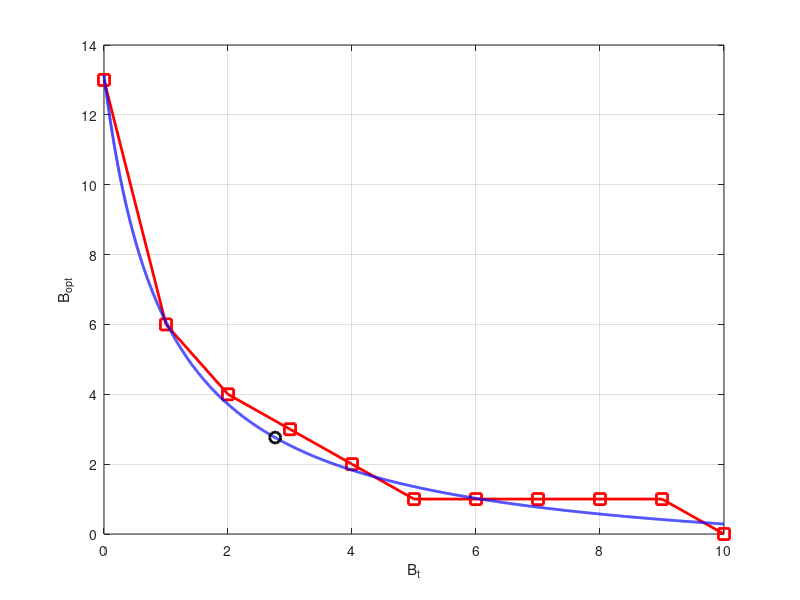

Source code (MATLAB):
clear
lambda = 1;
mu = 1;
rho = lambda / mu;
k = 10000;
c = 10;

% continuous B
B_t_c = 0 : .001 : 10;
B =  0 : .001 : 50;
B_opt_c = zeros(1 , length(B_t_c));
for i  =  1 : length(B_t_c)
    T_u = (1/lambda).*(B/2) + (k*lambda^2/c^2).*(1/(B_t_c(i) + 1))^2 .* (1./(B+1)); % object function
    [x, index] = min(T_u);
    B_opt_c(i) = B(index);
end

% discrete B
x_opt = (2*k*lambda^3/c^2)^(1/4) - 1; % fixed point
B_t_d = 0 : 1 : 10; %give B_tilde
B_opt_d = zeros(1, length(B_t_d)); % the optimal B given B_tilde
for j = 1 : length(B_t_d)
    if (2*k*lambda^3/c^2)^(1/2) / (B_t_d(j) + 1) - 1 > 0
        B_opt_d(j) = (2*k*lambda^3/c^2)^(1/2) / (B_t_d(j) + 1) - 1;
        B_opt1 = floor(B_opt_d(j)): floor(B_opt_d(j))+1;
        T_u = (1/lambda).*(B_opt1./2) + (k*lambda^2/c^2).*(1/(B_t_d(j) + 1))^2 .* (1./(B_opt1+1));
        if T_u(1) > T_u(2)
            B_opt_d(j) = B_opt1(2);
        else
            B_opt_d(j) = B_opt1(1);
        end
    else
        B_opt_d(j) = 0;
    end
end

plot(B_t_d, B_opt_d, 'r-s', 'LineWidth', 2, 'MarkerSize', 8)
hold on
plot(B_t_c, B_opt_c, 'b', 'LineWidth', 2, 'MarkerSize', 2)
plot(x_opt, x_opt, 'k-o',  'LineWidth', 2, 'MarkerSize', 8)
xlabel('B_t')
ylabel('B_{opt}')
grid on
